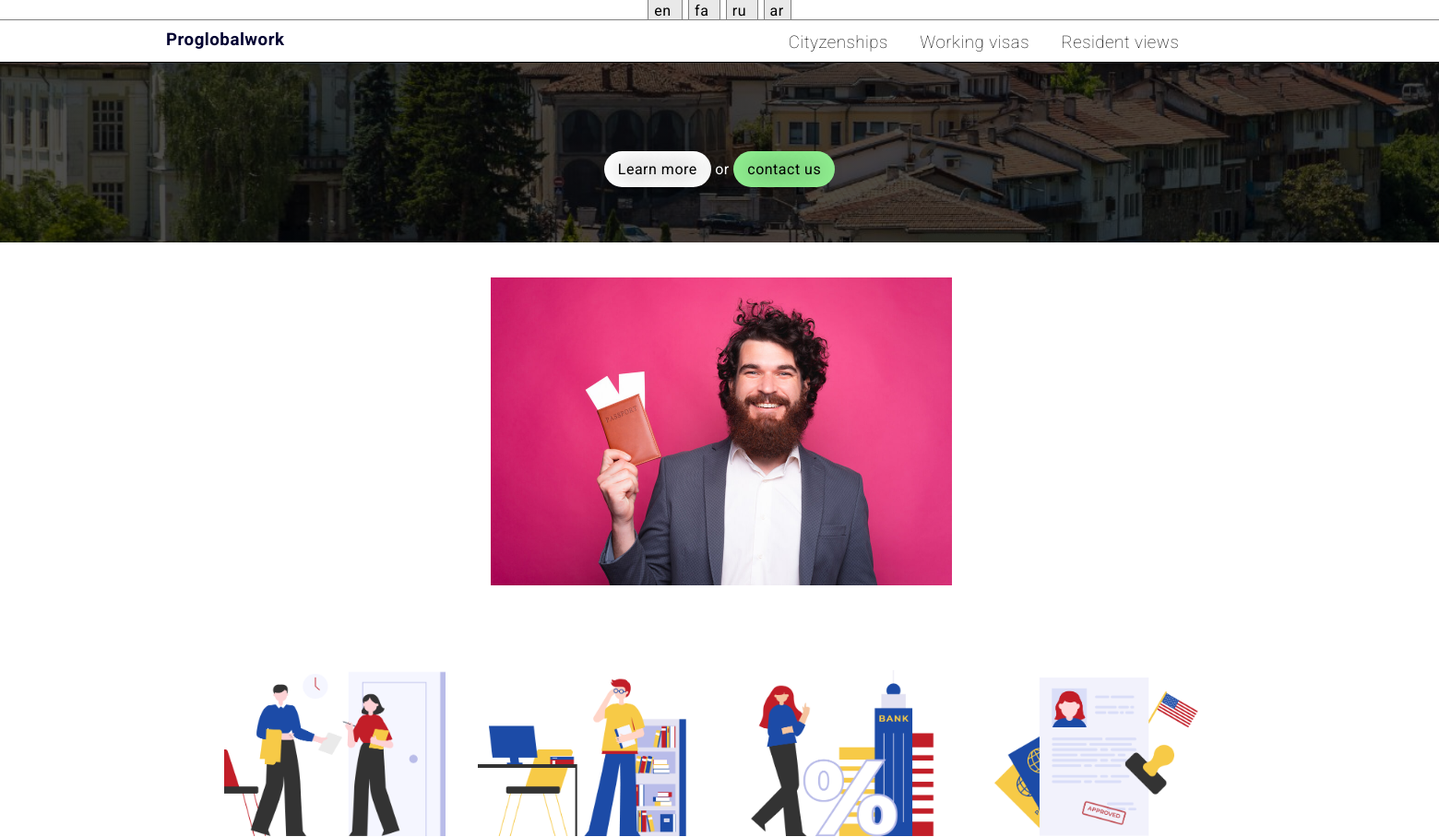
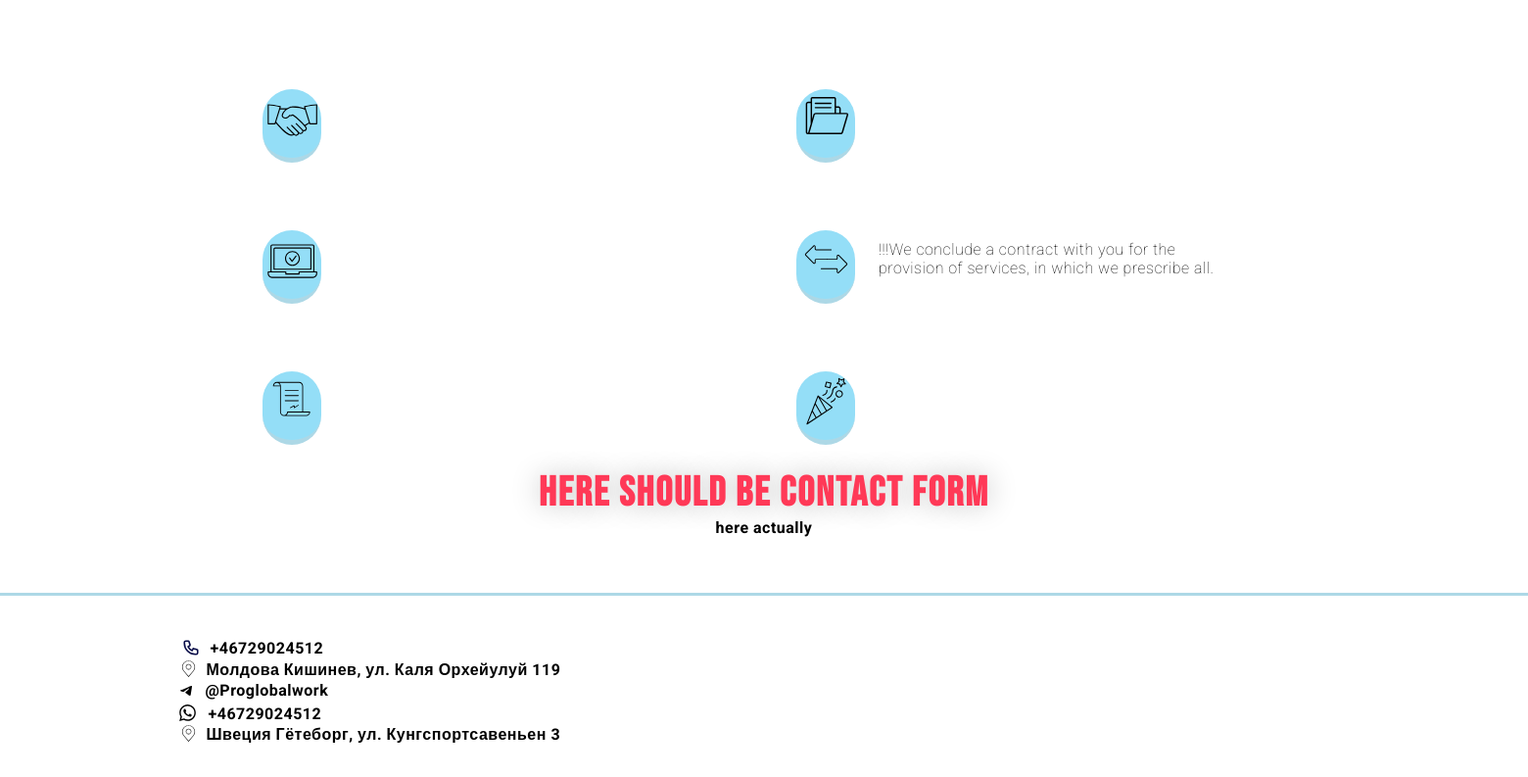
The app's page /citizen/bolgar/eng/, older data (2 pictures, top to bottom).
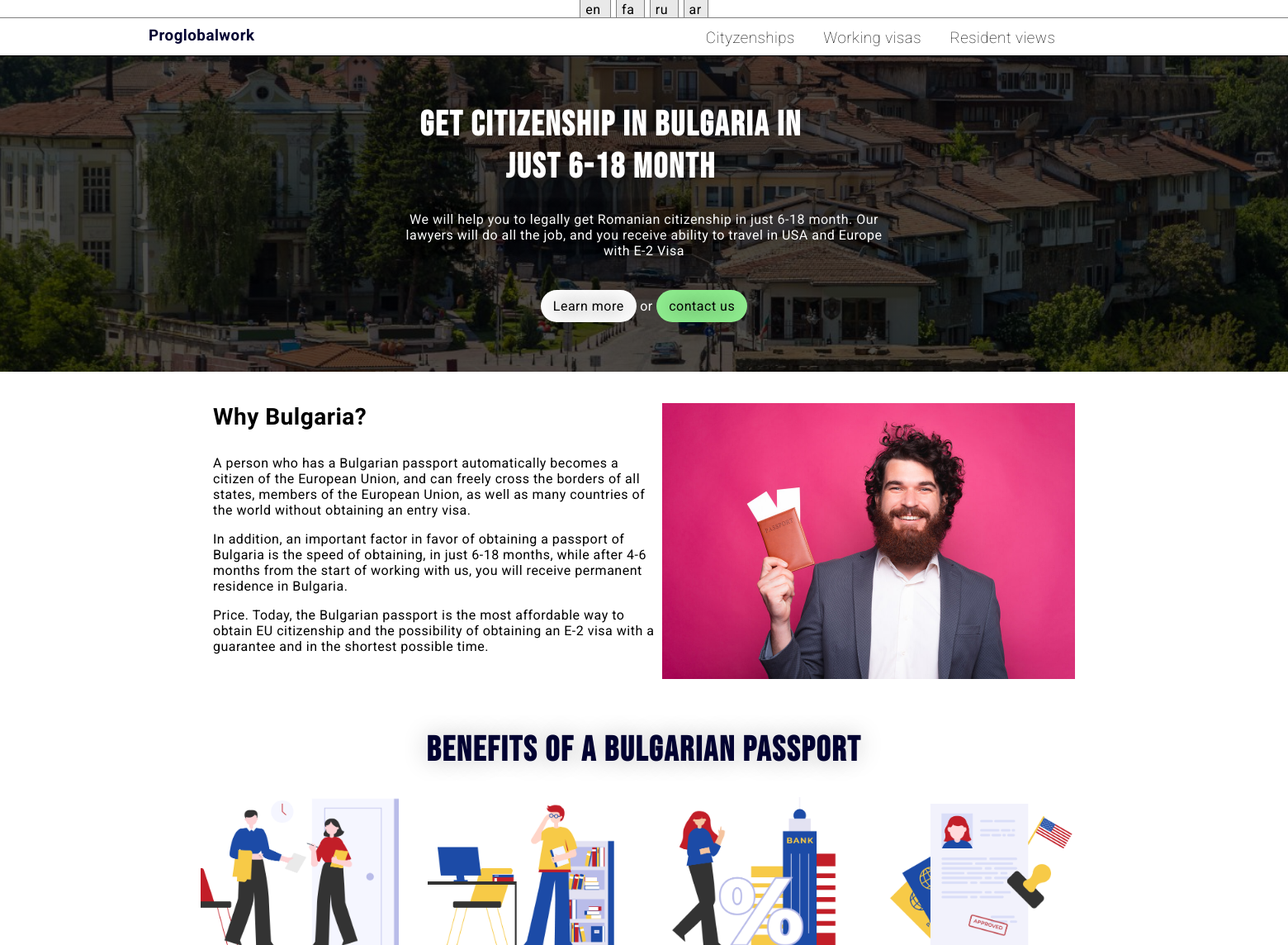
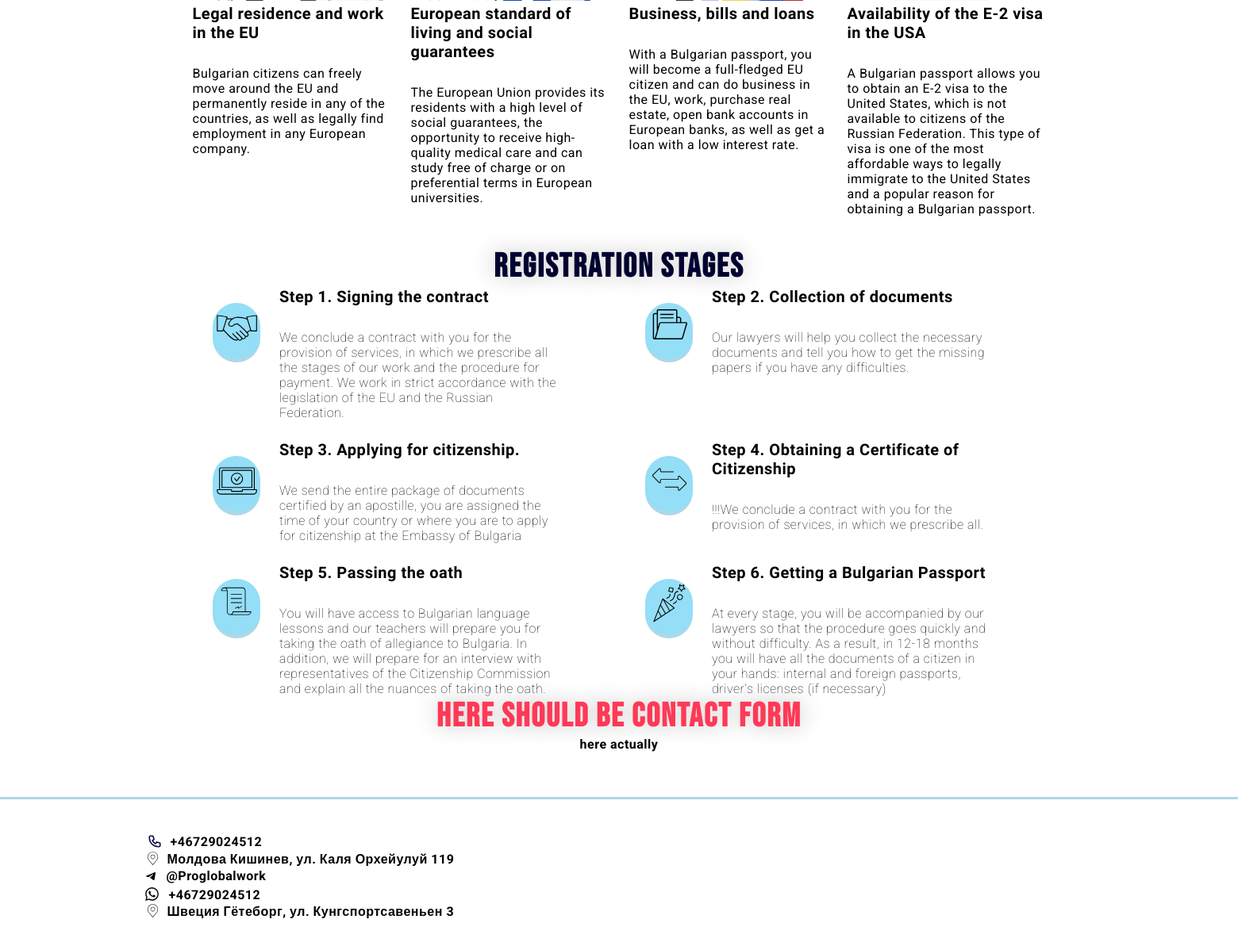
The same page, newer data (2 pictures, top to bottom).
### main/models.py (models this page shows, shortened)
class Text(models.Model):
	related = models.ForeignKey(TextBlock, on_delete=models.CASCADE, related_name='texts')
	language = models.CharField(max_length=2)
	text = models.TextField(unique=True)
	source = models.BooleanField(default=False)

### main/views.py (the view)
# urls.py: path('citizen/bolgar/eng/', citi_bolgar_eng, name='citi_bolgar_eng'),
def citi_bolgar_eng(request):
	return _render(request, 'sub/citizenship/bolgar_eng.html')

### main/views.py (called while the page is built)
def get_texts(lang):
	texts = {}
	for block in TextBlock.objects.all():
		try:
			texts[block.title] = block.texts.filter(language=lang)[0]
		except IndexError:
			print('Missing text for "', block.title, '" for ', lang)
	return {'texts': texts}

def _render(req, template, context={}):
	lang = 'en'
	if 'lang' in req.COOKIES:
		context['texts'] = get_texts(req.COOKIES['lang'])
		return render(req, template, context)
	else:
		context['texts'] = get_texts(lang)
		ret = render(req, template, context)
		ret.set_cookie('lang', lang)
		return ret

### main/templates/sub/citizenship/bolgar_eng.html (shortened to what the changed rows need)
{% extends 'base.html' %}
{% load static %}
{% block content %}
<div class="content__title_back" style="
background: linear-gradient( rgba(0, 0, 0, 0.7), rgba(0, 0, 0, 0.7) ), url({% static 'imgs/bolgaria.jpg' %});
background-position: center;
background-repeat: no-repeat;
background-size: cover;
">
	<div class="centered" style="text-align: center;">
		<h1 style="color: white; text-shadow: 0 0 20px rgb(0, 0, 0, 0.4); max-width: 30ch;">
			{{ texts.texts.Bolgar_first_titile_h1.text }}
		</h1>
		<div style="max-width: 65ch;">
			{{ texts.texts.Romania_under_first_titile_div.text }}
		</div>
		<br>
		<br>
		<div class="tricky-but">
			<div>
			</div>
			 or
			<div>
			</div>
		</div>
	</div>
</div>
<div class="content">
	<div class="centered">
		<br>
		<br>
		<div style="display: inline-block; vertical-align: top;">
			<h2>
				{{ texts.texts.Bolgar_why_romania_title.text }}
			</h2>
			<div style="max-width: 60ch;">
				{{ texts.texts.Bolgar_why_romania_text_div.text|linebreaks }}
			</div>
		</div>
	</div>
</div>
<br>
<br>
<br>
<div class="content">
	<h1 class="centered">
		{{ texts.texts.Bolgar_Benefits_of_a_Bolgarian_passport.text }}
	</h1>
	<br>
	<div class="grid-master">
		<div>
			<div>
				<img src="{% static 'imgs/ligall.png' %}" alt="">
				<h2>
					{{ texts.texts.Legal_residence_and_work_in_the_EU.text }}
				</h2>
				<div>
					{{ texts.texts.Bolgar_Legal_residence_and_work_in_the_EU_text_div.text }}
				</div>
			</div>
		</div>
		<div>
			<div>
				<img src="{% static 'imgs/lifelevel.png' %}" alt="">
				<h2>
					{{ texts.texts.European_standard_of_living_and_social_guarantees.text }}
				</h2>
				<div>
					{{ texts.texts.European_standard_of_living_and_social_guarantees_text_div.text }}
				</div>
			</div>
		</div>
		<div>
			<div>
				<img src="{% static 'imgs/bussiness.png' %}" alt="">
				<h2>
					{{ texts.texts.Romania_Business_bills_and_loans.text }}
				</h2>
				<div>
					{{ texts.texts.Bolgar_Business_bills_and_loans_text_div.text }}
				</div>
			</div>
		</div>
		<div>
			<div>
				<img src="{% static 'imgs/visa_access.webp' %}" alt="">
				<h2>
					{{ texts.texts.Romania_Availability_of_the_E_2_visa_in_the_USA.text }}
				</h2>
				<div>
					{{ texts.texts.Bolgaria_Availability_of_the_E_2_visa_in_the_USA_text_div.text }}
				</div>
			</div>
		</div>
	</div>
</div>
<br>
<br>
<div class="content">
	<h1 class="centered">
		{{ texts.texts.Registration_stages.text }}
	</h1>
	<b/r>
	<div class="grid-master" style="grid-template-columns: repeat(auto-fill,  minmax(500px, 520px));">
		<div class="inline-bastards">
			<div>
				<h2>
					{{ texts.texts.Step_1_Signing_the_contract.text }}
				</h2>
				<div style="max-width: 40ch; font-weight: 100;">
					{{ texts.texts.Step_1_Signing_the_contract_text_div.text }}
				</div>
			</div>
		</div>
		<div class="inline-bastards">
			<div>
				<h2>
					{{ texts.texts.Step_2_Collection_of_documents.text }}
				</h2>
				<div style="max-width: 40ch; font-weight: 100;">
					{{ texts.texts.Step_2_Collection_of_documents_text.text }}
					</div>
				</div>
		</div>
		<div class="inline-bastards">
			<div style="max-width: 41ch;">
				<h2>
					{{ texts.texts.Romania_Step_3_Applying_for_citizenship.text }}
				</h2>
				<div style="max-width: 40ch; font-weight: 100;">
					{{ texts.texts.Bolgar_Step_3_Applying_for_citizenship_text.text }}
				</div>
			</div>
		</div>
		<div class="inline-bastards">
			<div style="max-width: 41ch;">
				<h2>
					{{ texts.texts.Step_4_Obtaining_a_Certificate_of_Citizenship.text }}
				</h2>
				<div style="max-width: 40ch; font-weight: 100;">
					!!!We conclude a contract with you for the provision of services, in which we prescribe all.
				</div>
			</div>
		</div>
		<div class="inline-bastards">
			<div>
				<h2>
					{{ texts.texts.Romania_Step_5_Passing_the_oath.text }}
				</h2>
				<div style="max-width: 40ch; font-weight: 100;">
					{{ texts.texts.Bolgaria_Step_5_Passing_the_oath_text_div.text }}
				</div>
			</div>
		</div>
		<div class="inline-bastards">
			<div>
				<h2>
					{{ texts.texts.Step_6_Getting_a_Bulgarian_Passport.text }}
				</h2>
				<div style="max-width: 40ch; font-weight: 100;">
					{{ texts.texts.Bulgaria_Step_6_Getting_a_Bulgarian_Passport.text }}
				</div>
			</div>
		</div>
</div>
<div class="content">
	<h1 class="centered" style="color: rgb(255, 57, 87)">Here should be contact form</h1>
</div>
{% endblock %}

Row changes from the older to the newer data that the page shows:
added Text: texts.Bolgar_first_titile_h1.text "Get citizenship in bulgaria in just 6-18 month"
added Text: texts.Romania_under_first_titile_div.text "We will help you to legally get Romanian citizenship in just 6-18 month. Our lawyers will do all the job, and you receive ability to travel in USA and Europe with E-2 Visa"
added Text: texts.Bolgar_why_romania_title.text "Why Bulgaria?"
added Text: texts.Bolgar_why_romania_text_div.text "A person who has a Bulgarian passport automatically becomes a citizen of the European Union, and can freely cross the borders of all states, members of the European Union, as well as many countries of the world without obtaining an entry visa. In addition, an important factor in favor of obtaining a passport of Bulgaria is the speed of obtaining, in just 6-18 months, while after 4-6 months from the start of working with us, you will receive permanent residence in Bulgaria. Price. Today, the Bulgarian passport is the most affordable way to obtain EU citizenship and the possibility of obtaining an E-2 visa with a guarantee and in the shortest possible time."
added Text: texts.Bolgar_Benefits_of_a_Bolgarian_passport.text "Benefits of a Bulgarian passport"
added Text: texts.Legal_residence_and_work_in_the_EU.text "Legal residence and work in the EU"
added Text: texts.Bolgar_Legal_residence_and_work_in_the_EU_text_div.text "Bulgarian citizens can freely move around the EU and permanently reside in any of the countries, as well as legally find employment in any European company."
added Text: texts.European_standard_of_living_and_social_guarantees.text "European standard of living and social guarantees"
added Text: texts.European_standard_of_living_and_social_guarantees_text_div.text "The European Union provides its residents with a high level of social guarantees, the opportunity to receive high-quality medical care and can study free of charge or on preferential terms in European universities."
added Text: texts.Romania_Business_bills_and_loans.text "Business, bills and loans"
added Text: texts.Bolgar_Business_bills_and_loans_text_div.text "With a Bulgarian passport, you will become a full-fledged EU citizen and can do business in the EU, work, purchase real estate, open bank accounts in European banks, as well as get a loan with a low interest rate."
added Text: texts.Romania_Availability_of_the_E_2_visa_in_the_USA.text "Availability of the E-2 visa in the USA"
added Text: texts.Bolgaria_Availability_of_the_E_2_visa_in_the_USA_text_div.text "A Bulgarian passport allows you to obtain an E-2 visa to the United States, which is not available to citizens of the Russian Federation. This type of visa is one of the most affordable ways to legally immigrate to the United States and a popular reason for obtaining a Bulgarian passport."
added Text: texts.Registration_stages.text "Registration stages"
added Text: texts.Step_1_Signing_the_contract.text "Step 1. Signing the contract"
added Text: texts.Step_1_Signing_the_contract_text_div.text "We conclude a contract with you for the provision of services, in which we prescribe all the stages of our work and the procedure for payment. We work in strict accordance with the legislation of the EU and the Russian Federation."
added Text: texts.Step_2_Collection_of_documents.text "Step 2. Collection of documents"
added Text: texts.Step_2_Collection_of_documents_text.text "Our lawyers will help you collect the necessary documents and tell you how to get the missing papers if you have any difficulties."
added Text: texts.Romania_Step_3_Applying_for_citizenship.text "Step 3. Applying for citizenship."
added Text: texts.Bolgar_Step_3_Applying_for_citizenship_text.text "We send the entire package of documents certified by an apostille, you are assigned the time of your country or where you are to apply for citizenship at the Embassy of Bulgaria"
added Text: texts.Step_4_Obtaining_a_Certificate_of_Citizenship.text "Step 4. Obtaining a Certificate of Citizenship"
added Text: texts.Romania_Step_5_Passing_the_oath.text "Step 5. Passing the oath"
added Text: texts.Bolgaria_Step_5_Passing_the_oath_text_div.text "You will have access to Bulgarian language lessons and our teachers will prepare you for taking the oath of allegiance to Bulgaria. In addition, we will prepare for an interview with representatives of the Citizenship Commission and explain all the nuances of taking the oath."
added Text: texts.Step_6_Getting_a_Bulgarian_Passport.text "Step 6. Getting a Bulgarian Passport"
added Text: texts.Bulgaria_Step_6_Getting_a_Bulgarian_Passport.text "At every stage, you will be accompanied by our lawyers so that the procedure goes quickly and without difficulty. As a result, in 12-18 months you will have all the documents of a citizen in your hands: internal and foreign passports, driver's licenses (if necessary)"
